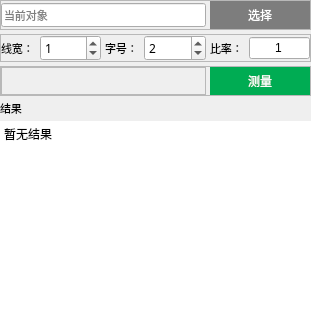
         <widget class="QWidget" name="tab_12">
          <attribute name="title">
           <string>_</string>
          </attribute>
          <layout class="QVBoxLayout" name="verticalLayout_28">
           <property name="spacing">
            <number>4</number>
           </property>
           <property name="leftMargin">
            <number>0</number>
           </property>
           <property name="topMargin">
            <number>0</number>
           </property>
           <property name="rightMargin">
            <number>0</number>
           </property>
           <property name="bottomMargin">
            <number>0</number>
           </property>
           <item>
            <widget class="QFrame" name="frame_54">
             <property name="maximumSize">
              <size>
               <width>16777215</width>
               <height>35</height>
              </size>
             </property>
             <property name="font">
              <font>
               <family>微软雅黑</family>
               <pointsize>9</pointsize>
              </font>
             </property>
             <property name="frameShape">
              <enum>QFrame::StyledPanel</enum>
             </property>
             <property name="frameShadow">
              <enum>QFrame::Raised</enum>
             </property>
             <layout class="QHBoxLayout" name="horizontalLayout_43">
              <property name="spacing">
               <number>4</number>
              </property>
              <property name="leftMargin">
               <number>0</number>
              </property>
              <property name="topMargin">
               <number>0</number>
              </property>
              <property name="rightMargin">
               <number>0</number>
              </property>
              <property name="bottomMargin">
               <number>0</number>
              </property>
              <item>
               <widget class="QLineEdit" name="pre_measure_image">
                <property name="font">
                 <font>
                  <family>微软雅黑</family>
                  <pointsize>8</pointsize>
                 </font>
                </property>
                <property name="placeholderText">
                 <string>当前对象</string>
                </property>
               </widget>
              </item>
              <item>
               <widget class="QPushButton" name="select_measure_image">
                <property name="minimumSize">
                 <size>
                  <width>100</width>
                  <height>0</height>
                 </size>
                </property>
                <property name="maximumSize">
                 <size>
                  <width>100</width>
                  <height>16777215</height>
                 </size>
                </property>
                <property name="font">
                 <font>
                  <family>微软雅黑</family>
                  <pointsize>9</pointsize>
                  <italic>false</italic>
                  <bold>false</bold>
                 </font>
                </property>
                <property name="styleSheet">
                 <string notr="true">QPushButton{
	font: 9pt &quot;微软雅黑&quot;;
	background-color: rgb(125, 125, 125);
	color: rgb(255, 255, 255);
	border:none;
	height:28px;
}
QPushButton:hover{
	font: 9pt &quot;微软雅黑&quot;;
	background-color: rgb(111, 111, 111);
	color: rgb(255, 255, 255);
	height:28px;
}
QPushButton:pressed{
	font: 9pt &quot;微软雅黑&quot;;
	background-color: rgb(86, 86, 86);
	color: rgb(255, 255, 255);
	height:28px;
}</string>
                </property>
                <property name="text">
                 <string>选择</string>
                </property>
               </widget>
              </item>
             </layout>
            </widget>
           </item>
           <item>
            <widget class="QFrame" name="frame_55">
             <property name="sizePolicy">
              <sizepolicy hsizetype="Preferred" vsizetype="Fixed">
               <horstretch>0</horstretch>
               <verstretch>0</verstretch>
              </sizepolicy>
             </property>
             <property name="frameShape">
              <enum>QFrame::StyledPanel</enum>
             </property>
             <property name="frameShadow">
              <enum>QFrame::Raised</enum>
             </property>
             <layout class="QHBoxLayout" name="horizontalLayout_47" stretch="1,1,1,1,1,1">
              <property name="spacing">
               <number>4</number>
              </property>
              <property name="leftMargin">
               <number>0</number>
              </property>
              <property name="topMargin">
               <number>0</number>
              </property>
              <property name="rightMargin">
               <number>0</number>
              </property>
              <property name="bottomMargin">
               <number>0</number>
              </property>
              <item>
               <widget class="QLabel" name="label_35">
                <property name="maximumSize">
                 <size>
                  <width>35</width>
                  <height>16777215</height>
                 </size>
                </property>
                <property name="font">
                 <font>
                  <family>微软雅黑</family>
                  <pointsize>8</pointsize>
                 </font>
                </property>
                <property name="text">
                 <string>线宽：</string>
                </property>
               </widget>
              </item>
              <item>
               <widget class="QSpinBox" name="measure_line_width">
                <property name="font">
                 <font>
                  <family>微软雅黑</family>
                  <pointsize>9</pointsize>
                 </font>
                </property>
                <property name="value">
                 <number>1</number>
                </property>
               </widget>
              </item>
              <item>
               <widget class="QLabel" name="label_38">
                <property name="maximumSize">
                 <size>
                  <width>35</width>
                  <height>16777215</height>
                 </size>
                </property>
                <property name="font">
                 <font>
                  <family>微软雅黑</family>
                  <pointsize>8</pointsize>
                 </font>
                </property>
                <property name="text">
                 <string>字号：</string>
                </property>
               </widget>
              </item>
              <item>
               <widget class="QSpinBox" name="measure_plot_fontsize">
                <property name="font">
                 <font>
                  <family>微软雅黑</family>
                  <pointsize>9</pointsize>
                 </font>
                </property>
                <property name="value">
                 <number>2</number>
                </property>
               </widget>
              </item>
              <item>
               <widget class="QLabel" name="label_36">
                <property name="maximumSize">
                 <size>
                  <width>35</width>
                  <height>16777215</height>
                 </size>
                </property>
                <property name="font">
                 <font>
                  <family>微软雅黑</family>
                  <pointsize>8</pointsize>
                 </font>
                </property>
                <property name="text">
                 <string>比率：</string>
                </property>
               </widget>
              </item>
              <item>
               <widget class="QLineEdit" name="measure_rate">
                <property name="minimumSize">
                 <size>
                  <width>0</width>
                  <height>0</height>
                 </size>
                </property>
                <property name="maximumSize">
                 <size>
                  <width>16777215</width>
                  <height>16777215</height>
                 </size>
                </property>
                <property name="text">
                 <string>1</string>
                </property>
                <property name="alignment">
                 <set>Qt::AlignCenter</set>
                </property>
               </widget>
              </item>
             </layout>
            </widget>
           </item>
           <item>
            <widget class="QFrame" name="frame_57">
             <property name="frameShape">
              <enum>QFrame::StyledPanel</enum>
             </property>
             <property name="frameShadow">
              <enum>QFrame::Raised</enum>
             </property>
             <layout class="QHBoxLayout" name="horizontalLayout_51">
              <property name="spacing">
               <number>4</number>
              </property>
              <property name="leftMargin">
               <number>0</number>
              </property>
              <property name="topMargin">
               <number>0</number>
              </property>
              <property name="rightMargin">
               <number>0</number>
              </property>
              <property name="bottomMargin">
               <number>0</number>
              </property>
              <item>
               <widget class="QFrame" name="frame_58">
                <property name="frameShape">
                 <enum>QFrame::StyledPanel</enum>
                </property>
                <property name="frameShadow">
                 <enum>QFrame::Raised</enum>
                </property>
               </widget>
              </item>
              <item>
               <widget class="QPushButton" name="measure_predict">
                <property name="minimumSize">
                 <size>
                  <width>100</width>
                  <height>0</height>
                 </size>
                </property>
                <property name="maximumSize">
                 <size>
                  <width>100</width>
                  <height>16777215</height>
                 </size>
                </property>
                <property name="font">
                 <font>
                  <family>微软雅黑</family>
                  <pointsize>9</pointsize>
                  <italic>false</italic>
                  <bold>false</bold>
                 </font>
                </property>
                <property name="styleSheet">
                 <string notr="true">QPushButton{
	font: 9pt &quot;微软雅黑&quot;;
	background-color: rgb(0, 172, 83);
	color: rgb(255, 255, 255);
	border:none;
	height:28px;
}
QPushButton:hover{
	font: 9pt &quot;微软雅黑&quot;;
	background-color: rgb(0, 134, 67);
	color: rgb(255, 255, 255);
	height:28px;
}
QPushButton:pressed{
	font: 9pt &quot;微软雅黑&quot;;
	background-color: rgb(0, 172, 83);
	color: rgb(255, 255, 255);
	height:28px;
}</string>
                </property>
                <property name="text">
                 <string>测量</string>
                </property>
               </widget>
              </item>
             </layout>
            </widget>
           </item>
           <item>
            <widget class="QLabel" name="label_28">
             <property name="maximumSize">
              <size>
               <width>16777215</width>
               <height>20</height>
              </size>
             </property>
             <property name="font">
              <font>
               <family>微软雅黑</family>
               <pointsize>8</pointsize>
              </font>
             </property>
             <property name="text">
              <string>结果</string>
             </property>
            </widget>
           </item>
           <item>
            <widget class="QTextBrowser" name="measure_result">
             <property name="font">
              <font>
               <family>微软雅黑</family>
               <pointsize>8</pointsize>
              </font>
             </property>
             <property name="styleSheet">
              <string notr="true">QTextBrowser{
border:none;

}</string>
             </property>
             <property name="html">
              <string>&lt;!DOCTYPE HTML PUBLIC &quot;-//W3C//DTD HTML 4.0//EN&quot; &quot;http://www.w3.org/TR/REC-html40/strict.dtd&quot;&gt;
&lt;html&gt;&lt;head&gt;&lt;meta name=&quot;qrichtext&quot; content=&quot;1&quot; /&gt;&lt;meta charset=&quot;utf-8&quot; /&gt;&lt;style type=&quot;text/css&quot;&gt;
p, li { white-space: pre-wrap; }
&lt;/style&gt;&lt;/head&gt;&lt;body style=&quot; font-family:'微软雅黑'; font-size:8pt; font-weight:400; font-style:normal;&quot;&gt;
&lt;p style=&quot; margin-top:0px; margin-bottom:0px; margin-left:0px; margin-right:0px; -qt-block-indent:0; text-indent:0px;&quot;&gt;&lt;span style=&quot; font-family:'微软雅黑','微软雅黑','微软雅黑','微软雅黑','微软雅黑'; font-size:9pt;&quot;&gt;暂无结果&lt;/span&gt;&lt;/p&gt;&lt;/body&gt;&lt;/html&gt;</string>
             </property>
            </widget>
           </item>
          </layout>
         </widget>
